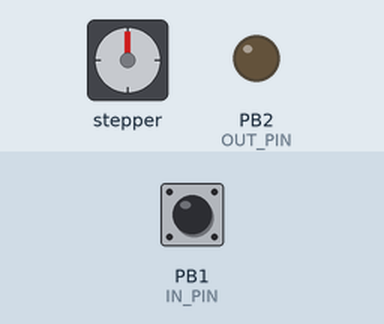
A program run on a simulated ATtiny13, built with avr-gcc and emulated at 9.6 MHz. Shown: stepper motor, output pins drawn as LEDs (lit = HIGH). Wiring (inferred from the names in the program): stepper motor driver (200 steps per turn assumed): step PB3; direction PB4; enable PB0. Inputs (shaded band) come from the test bench; at power-on: PB1 (IN_PIN) HIGH. Sleep ends after the set time or at an interrupt.

Above: at 1.2 s.
1.3 s: PB1 (IN_PIN) pulled LOW for 0.15 s
At 1.9 s:
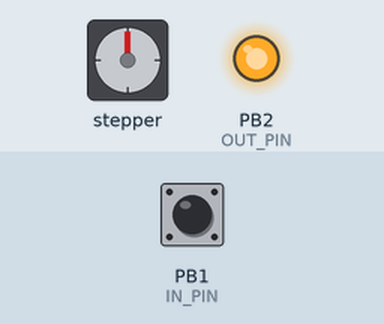
Timing chart, 0 to 4.3 s (numbered marks = the images above; inputs shaded):
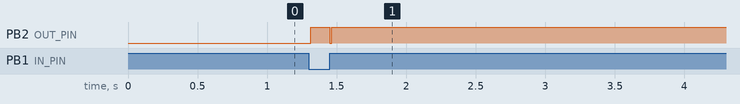

Measured:
- after the input at 1.3 s, PB2 (OUT_PIN): LOW → HIGH at once, → LOW 0.14 s later, → HIGH 0.01 s later

The program:

main.c
```c
/*
 * SmartSequinse8.c
 *
 * Created: 07.07.2021 8:11:35
 * Author : brazhnikov
 */
#define F_CPU 9600000UL
#define BITRATE 1000

#include <avr/io.h>
#include <util/delay.h>
#include <avr/interrupt.h>

#define IN_PIN		PB1
#define OUT_PIN		PB2
#define EN_PIN		PB0
#define STEP_PIN 	PB3
#define DIR_PIN		PB4

#define DIR_FORWARD PORTB |=(1<<DIR_PIN)
#define DIR_BACK	PORTB &=(~(1<<DIR_PIN))

#define STEP_ON		PORTB |=(1<<STEP_PIN)
#define STEP_OFF	PORTB &=(~(1<<STEP_PIN))

#define EN_ON		PORTB |=(1<<EN_PIN)
#define EN_OFF		PORTB &=(~(1<<EN_PIN))

#define OUT_HIGH	PORTB |=(1<<OUT_PIN)
#define OUT_LOW		PORTB &=(~(1<<OUT_PIN))

unsigned char volatile current_step = 0; // òåêóùèé øàã ïðè¸ìà ïîñûëêè
unsigned char volatile time_counter  = 0; // ñ÷¸ò÷èê âðåìåíè

unsigned char volatile sequinse_state = 0; // ñîñòîÿíèå ïàéåòêè
unsigned char volatile sequinse_state_previous = 0;

unsigned char volatile sleep_FLAG = 0;

ISR (INT0_vect) {

	if(sleep_FLAG==1) {						// åñëè ýòî ïðåðûâàíèå èç ñïÿùåãî ðåæèìà, òî ïåðåíàñòðàèâàåì ïðåðûâàíèå
		GIMSK = (1<<INT0);
		MCUCR = (0<<ISC01)|(1<<ISC00);		// ïåðåêëþ÷àåì ïðåðûâàíèå â ðåæèì ôèêñèðîâàíèÿ ñìåíû ëîãè÷åñêîãî óðîíÿ
		sleep_FLAG = 0;						// ñüðàñûâàåì ôëàã ðåæèìà ñíà
	}

	switch(current_step) {
		case 0:
			if(!(PINB&(1<<IN_PIN))) {		// ëîâèì íèñõîäÿùèé ôðîíò íà÷àëà ïîñûëêè
				TCNT0 = 0;					// ãîòîâèìñÿ ñ÷èòàòü êîëè÷åñòâî âðåìåíè, ïðîøåäøåå îò íèñõîäÿùåãî ôðîíòà
				TIMSK0 |= (1<<OCIE0A);
				time_counter = 0;
				current_step = 1;
			}
		break;
		case 1:								// âîñõîäÿùèé ôðîíò ïåðâîãî áèòà ïîñûëêè
			if(time_counter > 3) {			// åñëè îòñ÷èòàëè áîëüøå ò¸õ òàêòîâ, òî ýòî íà÷àëî ïîñûëêè
				TCNT0 = 0;
				TIFR0 = (1<<OCF0A);
				time_counter = 0;
				OUT_LOW;
				current_step = 2;
			}
			else current_step = 5;			// åñëè òðè òàêòà íå ïðîøëî, òî ýòî îøèáêà
		break;
		case 2:								// íèñõîäÿùèé ôðîíò ïåðâîãî áèòà ïîñûëêè
			if(time_counter == 1) {			// îïðåäåëÿåì äëèòåëüíîñòü ïåðâîãî áèòà
				sequinse_state = 0;
			}
			else {
				sequinse_state = 1;
			}
			current_step = 4;
		break;
		case 4:								// îñòàëüíûå áèòû ïåðåäà¸ì áåç èçìåíåíèé
			if(!(PINB&(1<<IN_PIN))) OUT_LOW;
			else					OUT_HIGH;
			time_counter = 0;				// åñëè ïðèíÿëè áèò, òî ñáðàñûâàåì ñ÷¸ò÷èê
		break;
		case 5:
			TIMSK0 &=(~(1<<OCIE0A));
			OUT_HIGH;						// äåðæèì íà ëèíèè âûñîêèé óðîâåíü, ÷òîáû îñòàëüíûå ïàéåòêè ìèðíî ñïàëè
			current_step = 0;
			sleep_FLAG = 1;
		break;
	}
}

ISR (TIM0_COMPA_vect) {
	time_counter++;
	if(time_counter > 15) {					// åñëè ñëèøêîì äîëãî íè÷åãî íå ïðîèñõîäèò, òî âèäèìî ýòî êîíåö ïåðåäà÷è èëè îøèáêà, ïîýòîìó ñáðàñûâàåì ïðîöåäóðó ïðè¸ìà äàííûõ
		current_step = 0;
		time_counter = 0;
		TCNT0 = 0;
		TIFR0 = (1<<OCF0A);
		TIMSK0 &=(~(1<<OCIE0A));

		OUT_HIGH;
		sleep_FLAG = 1;
	}
}
void pin_setup () {
	DDRB &=(~(1<<IN_PIN));
	PORTB |=(1<<IN_PIN);
	DDRB |=(1<<OUT_PIN);
	DDRB |=(1<<EN_PIN)|(1<<STEP_PIN)|(1<<DIR_PIN);

}

void delay_time_ms (unsigned int delay) {
	for(unsigned int i=0; i<delay; i++) {
		_delay_ms(1);
	}
}

void INT0_interrupt_setup_awakening (void) {	// íàñòðîéêà ïðåðûâàíèÿ äëÿ ïðîáóæäåíèÿ
	MCUCR = (0<<ISC00);							// íàñòðàèâàåì ïðåðûâàíèå íà INT0 ÷òîáû ïðîñíóòüñÿ íà LOW_LEVEL
	GIMSK = (1<<INT0);							// âêëþ÷àåì ïðåðûâàíèå INT0, ÷òîáû ïðîñíóòüñÿ
	MCUCR = (1<<SM1)|(1<<SE);					// ðåæèì power-down
}


void Timer0_setup (void) {																// ôóíêöèÿ èíèöèàëèçàöèè òàéìåðà 0 äëÿ êîíòðîëÿ âðåìåííûõ ïðîìåæóòêîâ è ãåíåðèðîâàíèÿ ïðåðûâàíèé
	TCCR0A = (0<<COM0A1)|(0<<COM0A0)|(0<<COM0B1)|(0<<COM0B0)|(1<<WGM01)|(0<<WGM00);		// ðåæèì CTC, ïèíû îòêëþ÷åíû îò òàéìåðà, âåðõíèé ïðåäåë çàäà¸òñÿ OCR
	TCCR0B = (0<<CS00)|(0<<CS01)|(1<<CS02)|(0<<WGM02);									// ïðåääåëèòåëü 256
	OCR0A = 32;																			// íàñòðàèâàåì òàéìåð íà 1ÊÃö
	//TIMSK0 |= (1<<OCIE0A);																// ðàçðåøåíèå ïðåðûâàíèÿ ïî ñîâïàäåíèþ
}

void motor_step (char direction, unsigned char step_value, unsigned int delay) {
	unsigned char step_counter;
	EN_ON;

	if(direction == 'F') DIR_FORWARD;
	if(direction == 'B') DIR_BACK;

	for(step_counter = 0; step_counter < step_value; step_counter ++) {
		STEP_ON;
		_delay_us(100);
		STEP_OFF;
		delay_time_ms(delay);
	}

	EN_OFF;

}

int main(void) {

	pin_setup();
	PORTB &=(~((1<<DIR_PIN)|(1<<STEP_PIN)));	// ðåæèì ïîëíîãî øàãà

	while (!(PINB&(1<<IN_PIN))) { _delay_us(10); }

	Timer0_setup();

	INT0_interrupt_setup_awakening();

	sei();

	sleep_FLAG = 1;

    while (1) {
		if(current_step == 0) {
			if(sequinse_state != sequinse_state_previous) {
				if(sequinse_state == 0) {
					motor_step('F',13,8);
				}
				else {
					motor_step('B',13,8);
				}
				sequinse_state_previous = sequinse_state;
			}

			if(sleep_FLAG == 1) {
				INT0_interrupt_setup_awakening();
				asm("sleep");
			}
		}

		/*
		motor_step('F',13,8);
		_delay_ms(1000);
		motor_step('B',13,8);
		_delay_ms(1000);
		*/
    }
}
```
